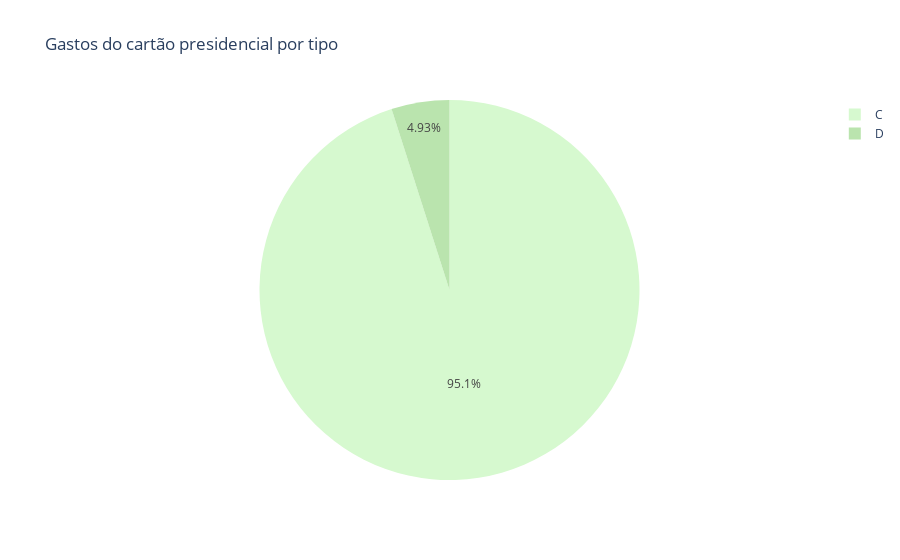

Notebook cell for this chart:
### Code cell
fig_dilma = px.pie(gastos_dilma_setores, values='VALOR_NUM', names='TIPO', title='Gastos do cartão presidencial por tipo',
color_discrete_sequence=px.colors.sequential.algae)
fig_dilma.show()

### Figure 1 — Plotly figure (JSON) as saved in the notebook; plotly's stock layout.template omitted (floating-point values rounded to 4 significant figures; data arrays with more than 128 entries replaced by an {"elided": "..."} marker saying what was removed)
{"data": [{"domain": {"x": [0, 1], "y": [0, 1]}, "hovertemplate": "TIPO=%{label}<br>VALOR_NUM=%{value}<extra></extra>", "labels": {"elided": "140 str values"}, "legendgroup": "", "name": "", "showlegend": true, "type": "pie", "values": {"elided": "140 float values"}}], "layout": {"legend": {"tracegroupgap": 0}, "piecolorway": ["rgb(214, 249, 207)", "rgb(186, 228, 174)", "rgb(156, 209, 143)", "rgb(124, 191, 115)", "rgb(85, 174, 91)", "rgb(37, 157, 81)", "rgb(7, 138, 78)", "rgb(13, 117, 71)", "rgb(23, 95, 61)", "rgb(25, 75, 49)", "rgb(23, 55, 35)", "rgb(17, 36, 20)"], "title": {"text": "Gastos do cartão presidencial por tipo"}}}
